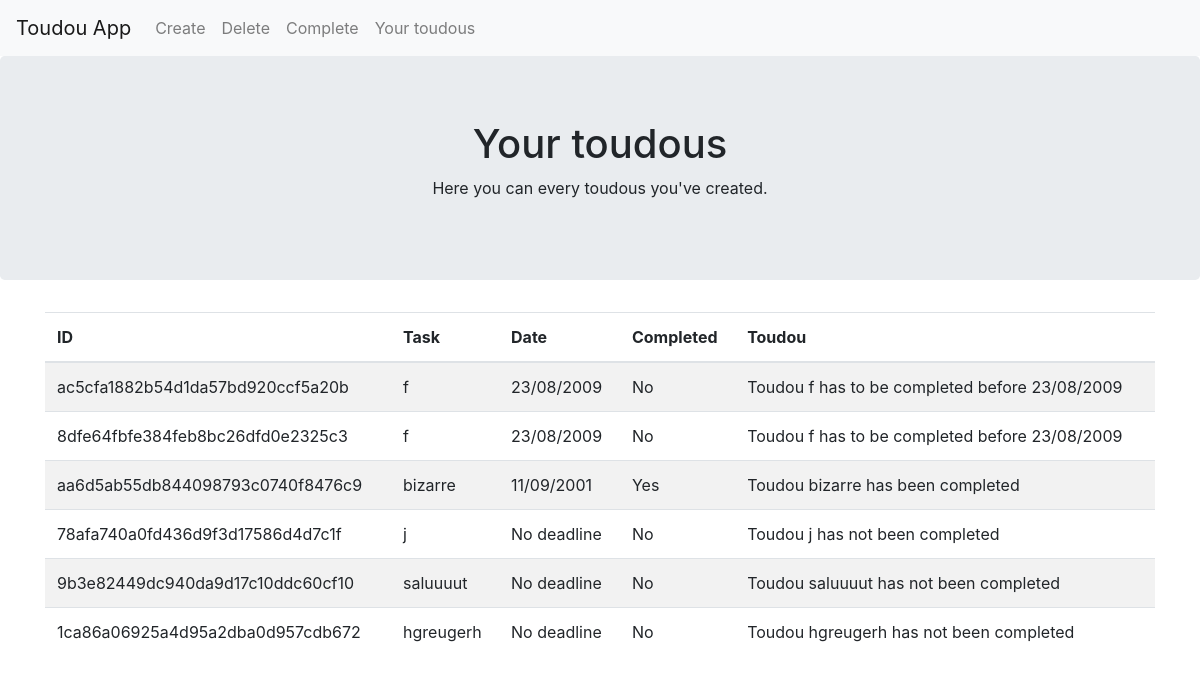
Page /display on the earlier database version.
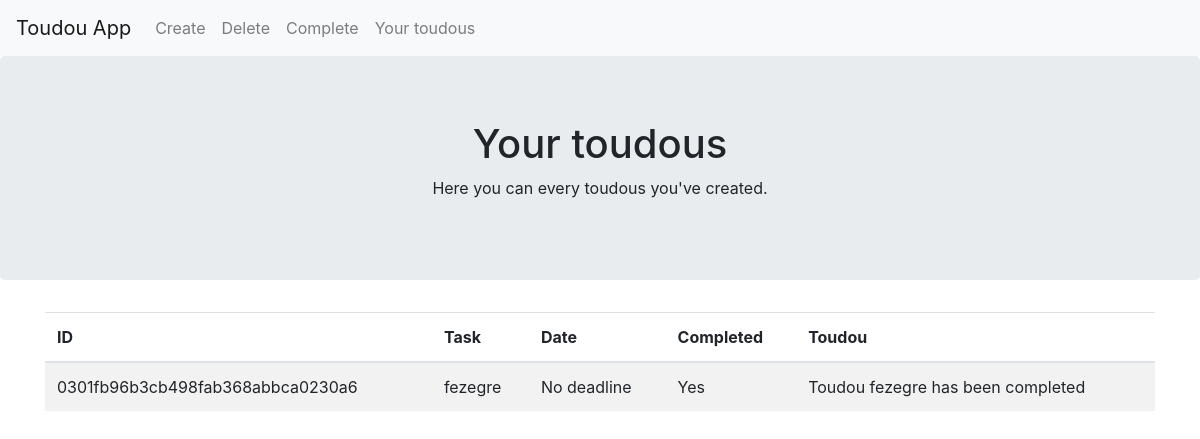
Same page on the later database version.
### tables this page shows
CREATE TABLE "TOUDOU" (
	id CHAR(32) NOT NULL, 
	task VARCHAR NOT NULL, 
	date DATETIME, 
	completed BOOLEAN NOT NULL, 
	PRIMARY KEY (id)
);

### src/toudou/views.py (the view)
@app.route('/display')
def display():
    todos = models.Todo.getToudous()
    if todos == None : todos = []
    return render_template('display.html', todos = todos)

### src/toudou/models.py (called while the page is built)
def initConn():
    engine = create_engine(f"sqlite:///{TODO_FOLDER}/{DATABASE}", echo=False)
    metadata_obj = MetaData()
    toudouTable = Table(
        TABLE_NAME,
        metadata_obj,
        Column("id", String, primary_key=True, default=str(uuid.uuid4())),
        Column("task", String, nullable=False),
        Column("date", DateTime, nullable=True),
        Column("completed", Boolean, nullable=False)
    )
    return engine,metadata_obj,toudouTable

    @staticmethod
    def getToudous():
        engine, metadata, toudou = initConn()
        try:
            stmt = select(toudou)
            with engine.connect() as conn:
                result = conn.execute(stmt)
            toudous = []
            for toudou_row in result.fetchall():
                id, task, date, completed = toudou_row
                todo = Todo(id=id, task=task, date=date, completed=completed)
                toudous.append(todo)
            return toudous
        except StatementError as e:
            print("Selection error: ", e)

    def changeDateFormat(self):
        return self.date.strftime('%d/%m/%Y')

    def __str__(self):
        if self.completed:
            return f"Toudou {self.task} has been completed"
        elif not self.completed and self.date:
            return f"Toudou {self.task} has to be completed before {self.date.strftime('%d/%m/%Y')}"
        else:
            return f"Toudou {self.task} has not been completed"

### src/toudou/templates/display.html (shortened to what this page needs)
<!DOCTYPE html>
<html lang="fr">
<head>
    <link rel="stylesheet" href="https://maxcdn.bootstrapcdn.com/bootstrap/4.0.0/css/bootstrap.min.css">
</head>
<body>
    <nav class="navbar navbar-expand-lg navbar-light bg-light">
        <a class="navbar-brand" href="/">Toudou App</a>
        <div class="collapse navbar-collapse" id="navbarNav">
          <ul class="navbar-nav">
            <li class="nav-item">
              <a class="nav-link" href="/create">Create</a>
            </li>
            <li class="nav-item">
              <a class="nav-link" href="/delete">Delete</a>
            </li>
            <li class="nav-item">
              <a class="nav-link" href="/complete">Complete</a>
            </li>
            <li class="nav-item">
                <a class="nav-link" href="/display">Your toudous</a>
              </li>
          </ul>
        </div>
      </nav>
    <div class="jumbotron text-center">
        <h1>Your toudous</h1>
        <p>Here you can every toudous you've created.</p>
    </div>
    <div class="container">
        {% if todos|length > 0 %}
            <table class="table table-striped">
                <thead>
                    <tr>
                        <th scope="col">ID</th>
                        <th scope="col">Task</th>
                        <th scope="col">Date</th>
                        <th scope="col">Completed</th>
                        <th scope="col">Toudou</th>
                    </tr>
                </thead>
                <tbody>
                {% for todo in todos %}
                    <tr>
                        <td>{{ todo.id }}</td>
                        <td>{{ todo.task }}</td>
                        <td>{% if todo.date %} {{todo.changeDateFormat() }} {% else %}No deadline{% endif%}</td>
                        <td>{% if todo.completed %}Yes{% else %}No{% endif %}</td>
                        <td>{{ todo.__str__() }}</td>
                    </tr>
                {% endfor %}
                </tbody>
            </table>
            {% else %}
            <div class="alert alert-info" role="alert">
              <h4 class="alert-heading">Nothing</h4>
              <p>There is nothing to see here, you can create toudous in the "create" section.</p>
            </div>
          {% endif %}
    </div>
</body>
</html>

Differences in the rows shown:
removed TOUDOU: id "ac5cfa1882b54d1da57bd920ccf5a20b", task "f", changeDateFormat "23/08/2009", completed "No", __str__ "Toudou f has to be completed before 23/08/2009"
removed TOUDOU: id "8dfe64fbfe384feb8bc26dfd0e2325c3", task "f", changeDateFormat "23/08/2009", completed "No", __str__ "Toudou f has to be completed before 23/08/2009"
removed TOUDOU: id "aa6d5ab55db844098793c0740f8476c9", task "bizarre", changeDateFormat "11/09/2001", completed "Yes", __str__ "Toudou bizarre has been completed"
removed TOUDOU: id "78afa740a0fd436d9f3d17586d4d7c1f", task "j", shows "No deadline", completed "No", __str__ "Toudou j has not been completed"
removed TOUDOU: id "9b3e82449dc940da9d17c10ddc60cf10", task "saluuuut", shows "No deadline", completed "No", __str__ "Toudou saluuuut has not been completed"
removed TOUDOU: id "1ca86a06925a4d95a2dba0d957cdb672", task "hgreugerh", shows "No deadline", completed "No", __str__ "Toudou hgreugerh has not been completed"
added TOUDOU: id "0301fb96b3cb498fab368abbca0230a6", task "fezegre", shows "No deadline", completed "Yes", __str__ "Toudou fezegre has been completed"
